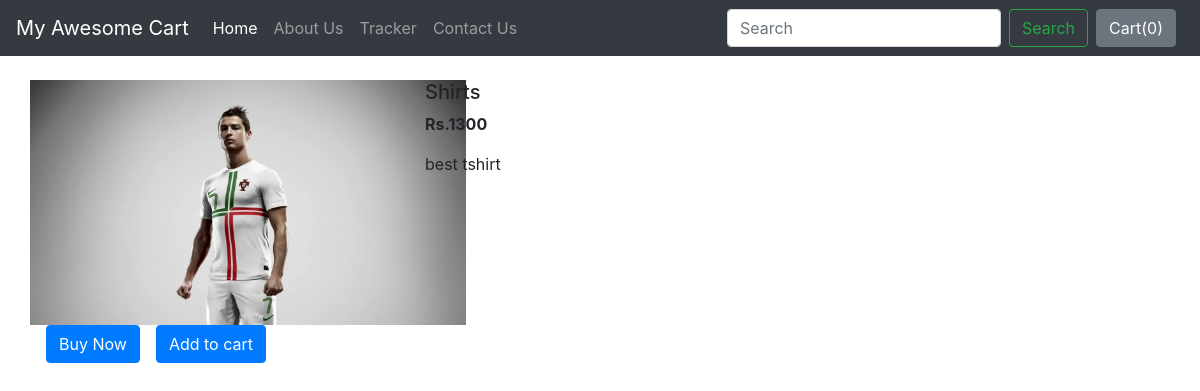
The page /shop/products/1 on the database its author committed.
### shop/models.py (models this page shows, shortened)
class Product(models.Model):
    product_id = models.AutoField
    product_name = models.CharField(max_length=50)
    category = models.CharField(max_length=50, default="")
    subcategory = models.CharField(max_length=50, default="")
    price = models.IntegerField(default=0)
    desc = models.CharField(max_length=300)
    pub_date = models.DateField()
    image = models.ImageField(upload_to="shop/images", default="")

### shop/views.py (the view)
# urls.py: path("products/<int:myid>", views.productView, name="ProductView"),
def productView(request, myid):
    product = Product.objects.filter(id=myid)
    return render(request, 'shop/prodView.html', {'product':product[0]})

### shop/templates/shop/prodView.html (shortened to what this page needs)
{% extends 'shop/basic.html' %}
{% block body %}
<div class="container my-4">
    <div class="row">
        <div class="col-md-4">
            <div class="row">
               <img src="/media/{{product.image}}" widthh="233px" height="245px">
            </div>
            <div class="row">
                <button class="btn btn-primary mx-3">Buy Now</button>
                <button class="btn btn-primary">Add to cart</button>
            </div>
        </div>
        <div class="col-md-8">
            <h5>{{product.product_name}}</h5>
            <p><b> Rs.{{product.price}}</b></p>
            <p>{{product.desc}}</p>
        </div>
    </div>
</div>
{% endblock %}

### rows shown on the page
Product: image (picture), product_name "Shirts", price "1300", desc "best tshirt"
